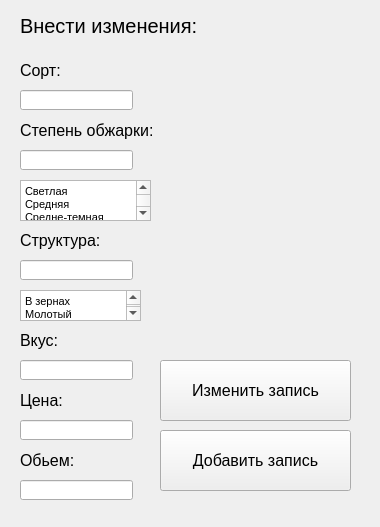
<?xml version="1.0" encoding="UTF-8"?>
<ui version="4.0">
 <class>Form</class>
 <widget class="QWidget" name="Form">
  <property name="geometry">
   <rect>
    <x>0</x>
    <y>0</y>
    <width>380</width>
    <height>527</height>
   </rect>
  </property>
  <property name="windowTitle">
   <string>Form</string>
  </property>
  <widget class="QLabel" name="label">
   <property name="geometry">
    <rect>
     <x>20</x>
     <y>10</y>
     <width>181</width>
     <height>31</height>
    </rect>
   </property>
   <property name="font">
    <font>
     <pointsize>15</pointsize>
    </font>
   </property>
   <property name="text">
    <string>Внести изменения:</string>
   </property>
  </widget>
  <widget class="QLabel" name="label_2">
   <property name="geometry">
    <rect>
     <x>20</x>
     <y>60</y>
     <width>51</width>
     <height>21</height>
    </rect>
   </property>
   <property name="font">
    <font>
     <pointsize>12</pointsize>
    </font>
   </property>
   <property name="text">
    <string>Сорт:</string>
   </property>
  </widget>
  <widget class="QLineEdit" name="lineEdit">
   <property name="geometry">
    <rect>
     <x>20</x>
     <y>90</y>
     <width>113</width>
     <height>20</height>
    </rect>
   </property>
  </widget>
  <widget class="QLabel" name="label_3">
   <property name="geometry">
    <rect>
     <x>20</x>
     <y>120</y>
     <width>141</width>
     <height>21</height>
    </rect>
   </property>
   <property name="font">
    <font>
     <pointsize>12</pointsize>
    </font>
   </property>
   <property name="text">
    <string>Степень обжарки:</string>
   </property>
  </widget>
  <widget class="QTextBrowser" name="textBrowser">
   <property name="geometry">
    <rect>
     <x>20</x>
     <y>180</y>
     <width>131</width>
     <height>41</height>
    </rect>
   </property>
   <property name="html">
    <string>&lt;!DOCTYPE HTML PUBLIC &quot;-//W3C//DTD HTML 4.0//EN&quot; &quot;http://www.w3.org/TR/REC-html40/strict.dtd&quot;&gt;
&lt;html&gt;&lt;head&gt;&lt;meta name=&quot;qrichtext&quot; content=&quot;1&quot; /&gt;&lt;style type=&quot;text/css&quot;&gt;
p, li { white-space: pre-wrap; }
&lt;/style&gt;&lt;/head&gt;&lt;body style=&quot; font-family:'MS Shell Dlg 2'; font-size:8.25pt; font-weight:400; font-style:normal;&quot;&gt;
&lt;p style=&quot; margin-top:0px; margin-bottom:0px; margin-left:0px; margin-right:0px; -qt-block-indent:0; text-indent:0px;&quot;&gt;Светлая&lt;/p&gt;
&lt;p style=&quot; margin-top:0px; margin-bottom:0px; margin-left:0px; margin-right:0px; -qt-block-indent:0; text-indent:0px;&quot;&gt;Средняя&lt;/p&gt;
&lt;p style=&quot; margin-top:0px; margin-bottom:0px; margin-left:0px; margin-right:0px; -qt-block-indent:0; text-indent:0px;&quot;&gt;Средне-темная&lt;/p&gt;
&lt;p style=&quot; margin-top:0px; margin-bottom:0px; margin-left:0px; margin-right:0px; -qt-block-indent:0; text-indent:0px;&quot;&gt;Темная&lt;/p&gt;
&lt;p style=&quot; margin-top:0px; margin-bottom:0px; margin-left:0px; margin-right:0px; -qt-block-indent:0; text-indent:0px;&quot;&gt;Очень темная&lt;/p&gt;&lt;/body&gt;&lt;/html&gt;</string>
   </property>
  </widget>
  <widget class="QLineEdit" name="lineEdit_2">
   <property name="geometry">
    <rect>
     <x>20</x>
     <y>150</y>
     <width>113</width>
     <height>20</height>
    </rect>
   </property>
  </widget>
  <widget class="QLabel" name="label_4">
   <property name="geometry">
    <rect>
     <x>20</x>
     <y>230</y>
     <width>141</width>
     <height>21</height>
    </rect>
   </property>
   <property name="font">
    <font>
     <pointsize>12</pointsize>
    </font>
   </property>
   <property name="text">
    <string>Структура:</string>
   </property>
  </widget>
  <widget class="QLineEdit" name="lineEdit_3">
   <property name="geometry">
    <rect>
     <x>20</x>
     <y>260</y>
     <width>113</width>
     <height>20</height>
    </rect>
   </property>
  </widget>
  <widget class="QTextBrowser" name="textBrowser_2">
   <property name="geometry">
    <rect>
     <x>20</x>
     <y>290</y>
     <width>121</width>
     <height>31</height>
    </rect>
   </property>
   <property name="html">
    <string>&lt;!DOCTYPE HTML PUBLIC &quot;-//W3C//DTD HTML 4.0//EN&quot; &quot;http://www.w3.org/TR/REC-html40/strict.dtd&quot;&gt;
&lt;html&gt;&lt;head&gt;&lt;meta name=&quot;qrichtext&quot; content=&quot;1&quot; /&gt;&lt;style type=&quot;text/css&quot;&gt;
p, li { white-space: pre-wrap; }
&lt;/style&gt;&lt;/head&gt;&lt;body style=&quot; font-family:'MS Shell Dlg 2'; font-size:8.25pt; font-weight:400; font-style:normal;&quot;&gt;
&lt;p style=&quot; margin-top:0px; margin-bottom:0px; margin-left:0px; margin-right:0px; -qt-block-indent:0; text-indent:0px;&quot;&gt;В зернах&lt;/p&gt;
&lt;p style=&quot; margin-top:0px; margin-bottom:0px; margin-left:0px; margin-right:0px; -qt-block-indent:0; text-indent:0px;&quot;&gt;Молотый&lt;/p&gt;&lt;/body&gt;&lt;/html&gt;</string>
   </property>
  </widget>
  <widget class="QLabel" name="label_5">
   <property name="geometry">
    <rect>
     <x>20</x>
     <y>330</y>
     <width>121</width>
     <height>21</height>
    </rect>
   </property>
   <property name="font">
    <font>
     <pointsize>12</pointsize>
    </font>
   </property>
   <property name="text">
    <string>Вкус:</string>
   </property>
  </widget>
  <widget class="QLineEdit" name="lineEdit_4">
   <property name="geometry">
    <rect>
     <x>20</x>
     <y>360</y>
     <width>113</width>
     <height>20</height>
    </rect>
   </property>
  </widget>
  <widget class="QLabel" name="label_6">
   <property name="geometry">
    <rect>
     <x>20</x>
     <y>390</y>
     <width>121</width>
     <height>21</height>
    </rect>
   </property>
   <property name="font">
    <font>
     <pointsize>12</pointsize>
    </font>
   </property>
   <property name="text">
    <string>Цена:</string>
   </property>
  </widget>
  <widget class="QLabel" name="label_7">
   <property name="geometry">
    <rect>
     <x>20</x>
     <y>450</y>
     <width>121</width>
     <height>21</height>
    </rect>
   </property>
   <property name="font">
    <font>
     <pointsize>12</pointsize>
    </font>
   </property>
   <property name="text">
    <string>Обьем:</string>
   </property>
  </widget>
  <widget class="QLineEdit" name="lineEdit_5">
   <property name="geometry">
    <rect>
     <x>20</x>
     <y>420</y>
     <width>113</width>
     <height>20</height>
    </rect>
   </property>
  </widget>
  <widget class="QLineEdit" name="lineEdit_6">
   <property name="geometry">
    <rect>
     <x>20</x>
     <y>480</y>
     <width>113</width>
     <height>20</height>
    </rect>
   </property>
  </widget>
  <widget class="QPushButton" name="pushButton">
   <property name="geometry">
    <rect>
     <x>160</x>
     <y>360</y>
     <width>191</width>
     <height>61</height>
    </rect>
   </property>
   <property name="font">
    <font>
     <pointsize>12</pointsize>
    </font>
   </property>
   <property name="text">
    <string>Изменить запись</string>
   </property>
  </widget>
  <widget class="QPushButton" name="pushButton_2">
   <property name="geometry">
    <rect>
     <x>160</x>
     <y>430</y>
     <width>191</width>
     <height>61</height>
    </rect>
   </property>
   <property name="font">
    <font>
     <pointsize>12</pointsize>
    </font>
   </property>
   <property name="text">
    <string>Добавить запись</string>
   </property>
  </widget>
 </widget>
 <resources/>
 <connections/>
</ui>
